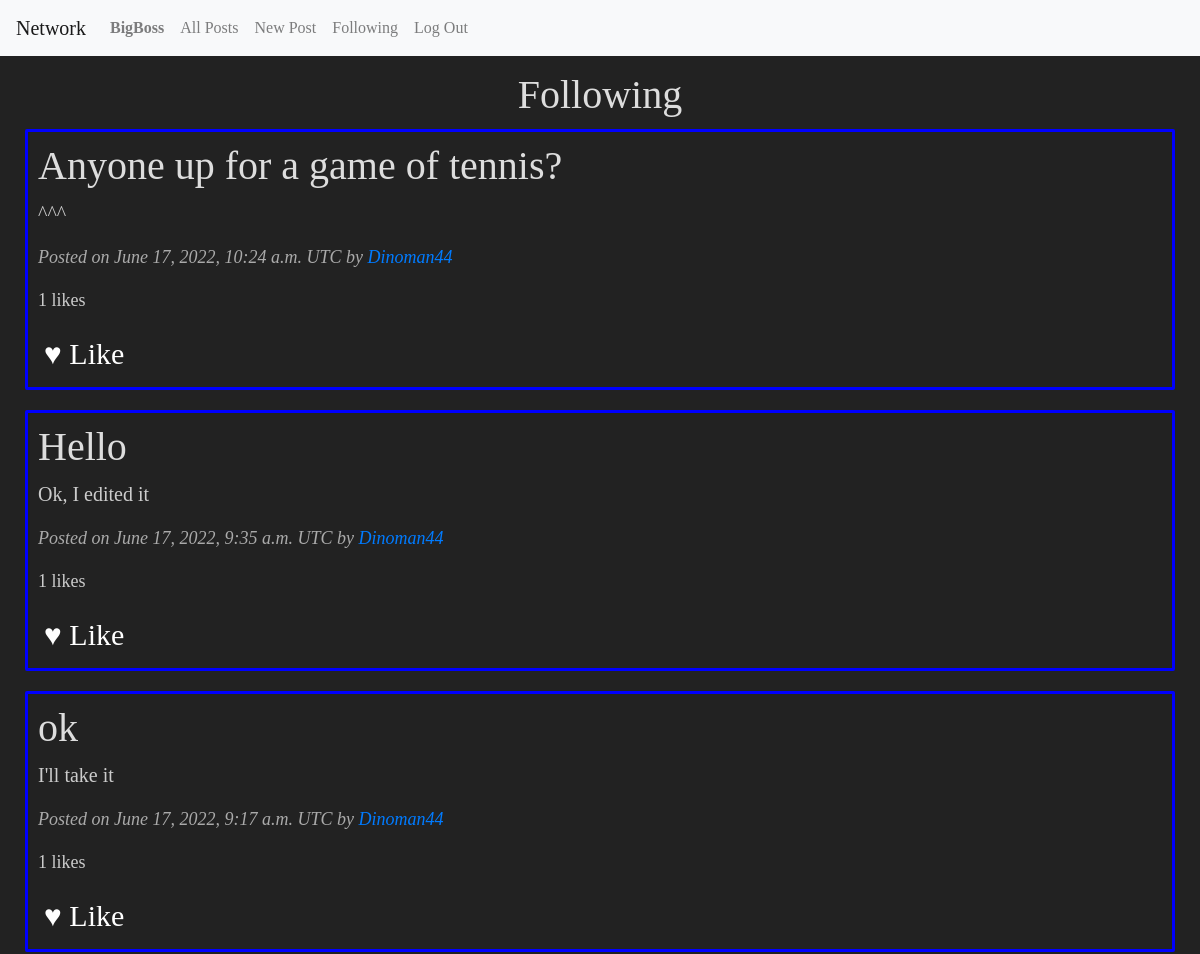
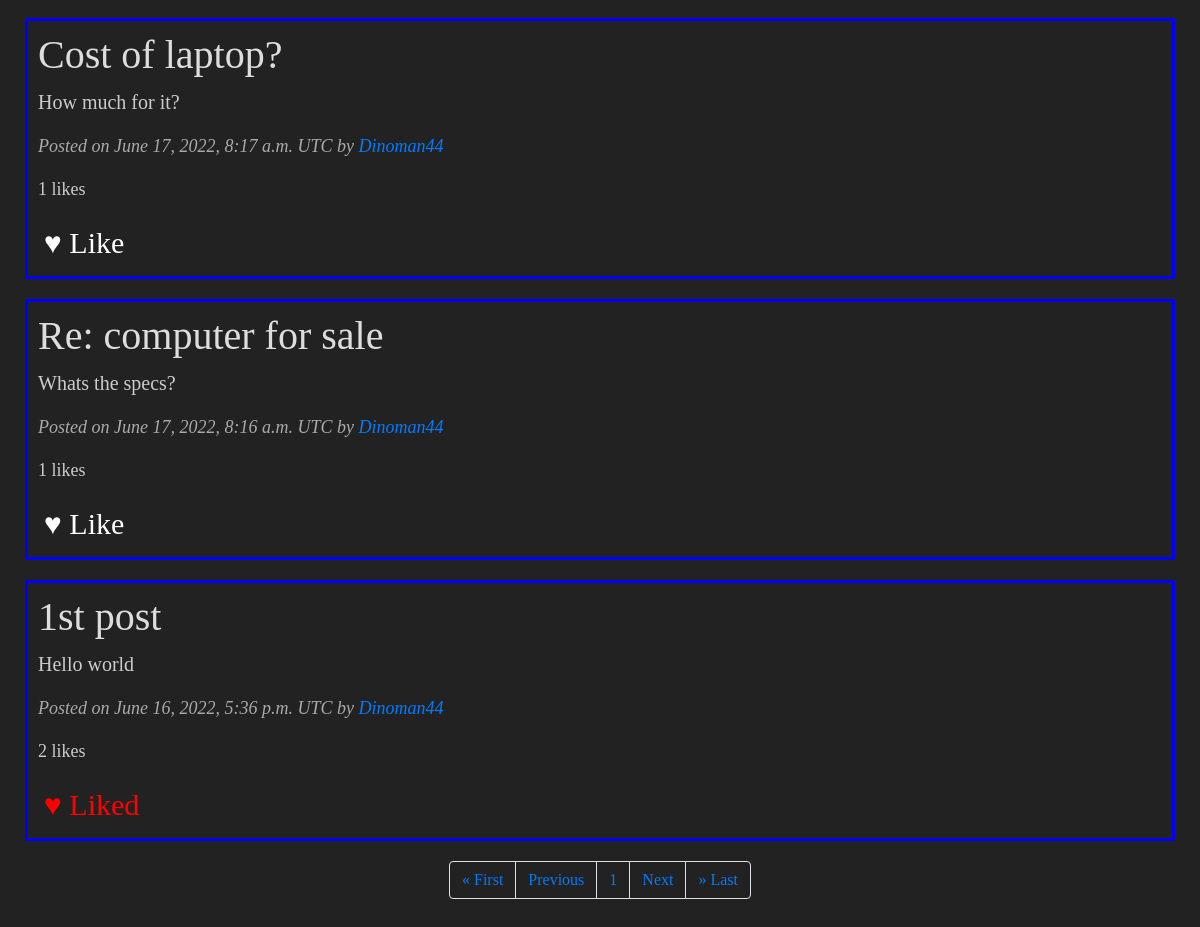
The page /following (signed in) on the database its author committed (2 pictures, top to bottom).
### network/models.py (models this page shows, shortened)
class User(AbstractUser):
    def __str__(self):
        return f"{self.username}"
    pass

class Post(models.Model):
    post_id = AutoField(primary_key=True)
    poster = ForeignKey(User, on_delete=models.CASCADE, related_name="poster")
    title = CharField(max_length=200)
    content = CharField(max_length=400)
    upload_date = DateTimeField()
    likes = IntegerField(default=0)

### network/views.py (the view)
# urls.py: path("following", views.following_page, name="following"),
@login_required(login_url="/login")
def following_page(request):
    following = Follows.objects.filter(follower=request.user)
    posts = []
    for follow in following:
        raw_posts = Post.objects.filter(poster=follow.followed).order_by("-upload_date")
        for p in raw_posts:
            if Like.objects.filter(liker=request.user, liked_post=p.post_id).exists():
                posts.append([p.post_id, p.poster, p.title, p.content, p.upload_date, p.likes, True])
            else:
                posts.append([p.post_id, p.poster, p.title, p.content, p.upload_date, p.likes, False])
    pagination = Paginator(posts, 10)
    page_num = request.GET.get('page')
    posts = pagination.get_page(page_num)
    return render(request, "network/following.html", {
        "posts": posts,
        "num_pages": range(1, posts.paginator.num_pages+1)
    })

### network/templates/network/following.html
{% extends "network/layout.html" %}
{% block body %}
        <h1 style="text-align: center;">Following</h1>
        {% for post in posts %}
            <div class="post-card">
                <h1>{{ post.2 }}</h2>
                <p>{{ post.3 }}</p>
                <p style="font-style: italic; color: #aaa; font-size: 18px;">Posted on {{ post.4 }} UTC by <a href="{% url 'see_user' post.1.id %}">{{ post.1 }}</a></p>
                <p style="font-size: 18px;">{{ post.5 }} likes</p>
                {% if post.6 %}
                    <button class="like-btn" id="like-{{ post.0 }}" style="color: red">♥ Liked</button>
                {% else %}
                    <button class="like-btn" id="like-{{ post.0 }}" style="color: white">♥ Like</button>
                {% endif %}
            </div>
        {% empty %}
           <h2 style="text-align: center;">You are not yet following anyone!</h2>
        {% endfor %}
        <nav aria-label="Paginator">
            <ul class="pagination justify-content-center">
                <li class="page-item"><a class="page-link" href="?page=1">&laquo; First</a></li>
                {% if posts.has_previous %}
                    <li class="page-item">
                        <a class="page-link" href="?page={{ posts.previous_page_number }}">Previous</a>
                    </li>
                {% else %}
                    <li class="page-item">
                        <a class="page-link" href="#" tabindex="-1">Previous</a>
                    </li>
                {% endif %}
                {% for num in num_pages %}
                    <li class="page-item">
                        <a class="page-link" href="?page={{ num }}">{{ num }}</a>
                    </li>
                {% endfor %}
                {% if posts.has_next %}
                    <li class="page-item">
                        <a class="page-link" href="?page={{ posts.next_page_number }}">Next</a>
                    </li>
                {% else %}
                    <li class="page-item">
                        <a class="page-link" href="#" tabindex="-1">Next</a>
                    </li>
                {% endif %}
                <li class="page-item">
                    <a class="page-link" href="?page={{ posts.paginator.num_pages }}">&raquo; Last</a>
                </li>
            </ul>
        </nav>
{% endblock %}

### network/templates/network/layout.html (shortened to what this page needs)
{% load static %}
<!DOCTYPE html>
<html lang="en">
    <head>
        <link rel="stylesheet" href="https://stackpath.bootstrapcdn.com/bootstrap/4.4.1/css/bootstrap.min.css">
        <link href="{% static 'network/styles.css' %}" rel="stylesheet">
    </head>
    <body>
        <nav class="navbar navbar-expand-lg navbar-light bg-light">
            <a class="navbar-brand" href="{% url 'index' %}">Network</a>
            <div>
              <ul class="navbar-nav mr-auto">
                {% if user.is_authenticated %}
                    <li class="nav-item">
                        <a class="nav-link" href="{% url 'see_user' user.id %}"><strong>{{ user.username }}</strong></a>
                    </li>
                {% endif %}
                <li class="nav-item">
                  <a class="nav-link" href="{% url 'index' %}">All Posts</a>
                </li>
                {% if user.is_authenticated %}
                    <li class="nav-item">
                        <a class="nav-link" href="{% url 'new_post' %}">New Post</a>
                    </li>
                    <li class="nav-item">
                        <a class="nav-link" href="{% url 'following' %}">Following</a>
                    </li>
                    <li class="nav-item">
                        <a class="nav-link" href="{% url 'logout' %}">Log Out</a>
                    </li>
                {% endif %}
              </ul>
            </div>
          </nav>
        <div class="body">
            {% block body %}
            {% endblock %}
        </div>
    </body>
</html>

### network/static/network/styles.css (style rules this page uses)
body { min-height: 750px; background-color: #222; color: #ddd; font-family: Verdana; }
.body { padding: 15px; }
p { font-size: 20px; color: #ccc; }
.like-btn { border: none; background-color: inherit; color: white; font-size: 30px; }
.post-card { border: solid; border-radius: 2px; border-color: blue; padding: 10px; margin: 10px; margin-bottom: 20px; }
.page-link { background-color: #222; }

### rows shown on the page
User: username "BigBoss"
User: title "Anyone up for a game of tennis?", content "^^^", upload_date "June 17, 2022, 10:24 a.m.", username "Dinoman44", post "1", title "Hello", content "Ok, I edited it", upload_date "June 17, 2022, 9:35 a.m.", title "ok", content "I'll take it", upload_date "June 17, 2022, 9:17 a.m.", title "Cost of laptop?", content "How much for it?", upload_date "June 17, 2022, 8:17 a.m.", title "Re: computer for sale", content "Whats the specs?", upload_date "June 17, 2022, 8:16 a.m.", title "1st post", content "Hello world", upload_date "June 16, 2022, 5:36 p.m.", post "2"

### other values the page prints
{{ num }} "1"
